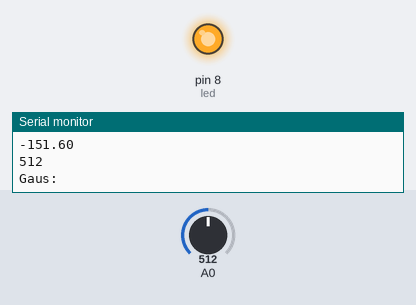
Bench run of a sketch on a simulated Arduino Uno, built with avr-gcc and run on an emulated ATmega328P. Shown: output pins drawn as LEDs (lit = HIGH), the last lines printed to the serial monitor. Inputs (shaded band) come from the test bench; at power-on: A0 = 512.

Above: at 1.2 s.
1.3 s: A0 set to 548
2.8 s: A0 set to 565
At 3.3 s:
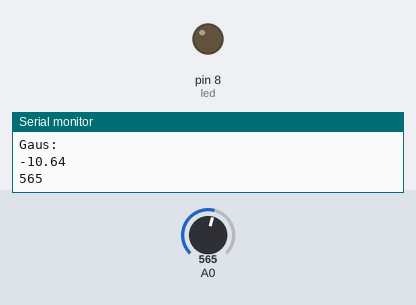
4.3 s: A0 set to 585
At 4.6 s:
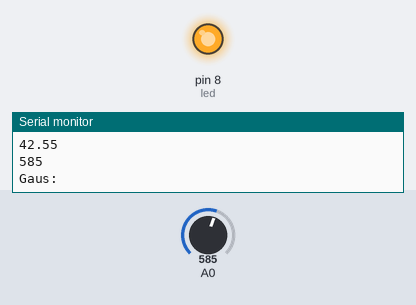
Timing chart, 0 to 7.3 s (numbered marks = the images above; inputs shaded):
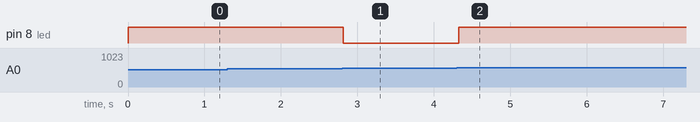

The sketch:

hallEffect.ino
```cpp
#include <SPI.h>
#include <Wire.h>
//#include <Adafruit_GFX.h>
//#include <Adafruit_SSD1306.h>
int led = 8 ;
int rawvalue;
//#define SCREEN_WIDTH 128 // OLED display width, in pixels
//#define SCREEN_HEIGHT 64 // OLED display height, in pixels
//
//// Declaration for SSD1306 display connected using software SPI (default case):
//#define OLED_MOSI   9
//#define OLED_CLK   10
//#define OLED_DC    11
//#define OLED_CS    12
//#define OLED_RESET 13
//Adafruit_SSD1306 display(SCREEN_WIDTH, SCREEN_HEIGHT,
//  OLED_MOSI, OLED_CLK, OLED_DC, OLED_RESET, OLED_CS);
//
//char ADCSHOW[5];//initializing a character of size 5 for showing the ADC result
//
//const unsigned char zmaj [] PROGMEM = {
//  // 'zmaj7 60x60, 128x64px
//  0xff, 0xff, 0xff, 0xff, 0xff, 0xff, 0xff, 0xff, 0xff, 0xff, 0xff, 0xff, 0xff, 0xff, 0xff, 0xff,
//  0xff, 0xff, 0xff, 0xff, 0xff, 0xff, 0xff, 0xff, 0xff, 0xff, 0xff, 0xff, 0xff, 0xff, 0xff, 0xff,
//  0xff, 0xff, 0xff, 0xff, 0xff, 0xff, 0xff, 0xff, 0xff, 0xff, 0xff, 0xff, 0xff, 0xff, 0xff, 0xff,
//  0xff, 0xff, 0xff, 0xff, 0xff, 0xff, 0xff, 0xff, 0xff, 0xff, 0xff, 0xff, 0xff, 0xff, 0xff, 0xff,
//  0xff, 0xff, 0xff, 0xff, 0xff, 0xff, 0xff, 0xff, 0xff, 0xff, 0xff, 0xff, 0xff, 0xff, 0xff, 0xff,
//  0xff, 0xff, 0xff, 0xff, 0xff, 0xff, 0xff, 0xff, 0xff, 0xff, 0xff, 0xff, 0xff, 0xff, 0xff, 0xff,
//  0xff, 0xff, 0xff, 0xff, 0xff, 0xff, 0xff, 0xff, 0xff, 0xff, 0xff, 0xff, 0xff, 0xff, 0xff, 0xff,
//  0xff, 0xff, 0xff, 0xff, 0xff, 0xff, 0xff, 0xff, 0xff, 0xff, 0xff, 0xff, 0xff, 0xff, 0xff, 0xff,
//  0xff, 0xff, 0xff, 0xff, 0xff, 0xff, 0xff, 0xff, 0x80, 0x00, 0xff, 0xff, 0xff, 0xff, 0xff, 0xff,
//  0xff, 0xff, 0xff, 0xff, 0xff, 0xff, 0xff, 0xff, 0x7f, 0xff, 0x7f, 0xff, 0xff, 0xff, 0xff, 0xff,
//  0xff, 0xff, 0xff, 0xff, 0xff, 0xff, 0xff, 0xfe, 0x80, 0x00, 0xbf, 0xff, 0xff, 0xff, 0xff, 0xff,
//  0xff, 0xff, 0xff, 0xff, 0xff, 0xff, 0xff, 0xfd, 0x00, 0x00, 0x5f, 0xff, 0xff, 0xff, 0xff, 0xff,
//  0xff, 0xff, 0xff, 0xff, 0xff, 0xff, 0xff, 0xfa, 0x04, 0x00, 0x2f, 0xff, 0xff, 0xff, 0xff, 0xff,
//  0xff, 0xff, 0xff, 0xff, 0xff, 0xff, 0xff, 0xfa, 0x0c, 0x00, 0x2f, 0xff, 0xff, 0xff, 0xff, 0xff,
//  0xff, 0xff, 0xff, 0xff, 0xff, 0xff, 0xff, 0xfa, 0x00, 0x00, 0x2f, 0xff, 0xff, 0xff, 0xff, 0xff,
//  0xff, 0xff, 0xff, 0xff, 0xff, 0xff, 0xff, 0xfa, 0x00, 0x00, 0x2f, 0xff, 0xff, 0xff, 0xff, 0xff,
//  0xff, 0xff, 0xff, 0xff, 0xff, 0xff, 0xff, 0xfa, 0x00, 0x00, 0x2f, 0xff, 0xff, 0xff, 0xff, 0xff,
//  0xff, 0xff, 0xff, 0xff, 0xff, 0xff, 0xff, 0xfa, 0x80, 0x00, 0x2f, 0xff, 0xff, 0xff, 0xff, 0xff,
//  0xff, 0xff, 0xff, 0xff, 0xff, 0xff, 0xff, 0xfa, 0x40, 0x00, 0x2f, 0xff, 0xff, 0xff, 0xff, 0xff,
//  0xff, 0xff, 0xff, 0xff, 0xff, 0xff, 0xff, 0xfa, 0x80, 0x60, 0x2f, 0xff, 0xff, 0xff, 0xff, 0xff,
//  0xff, 0xff, 0xff, 0xff, 0xff, 0xff, 0xff, 0xfa, 0x80, 0x30, 0x2f, 0xff, 0xff, 0xff, 0xff, 0xff,
//  0xff, 0xff, 0xff, 0xff, 0xff, 0xe2, 0x3f, 0xfa, 0x80, 0x0f, 0xcf, 0xff, 0xff, 0xff, 0xff, 0xff,
//  0xff, 0xff, 0xff, 0xff, 0xff, 0xed, 0xbf, 0xf4, 0x80, 0x00, 0x2f, 0xff, 0xff, 0xff, 0xff, 0xff,
//  0xff, 0xff, 0xff, 0xff, 0xff, 0xd9, 0x3f, 0xe9, 0x80, 0x00, 0x5f, 0xff, 0xff, 0xff, 0xff, 0xff,
//  0xff, 0xff, 0xff, 0xff, 0xff, 0xa2, 0xff, 0xd3, 0x00, 0xff, 0xbf, 0xff, 0xff, 0xff, 0xff, 0xff,
//  0xff, 0xff, 0xff, 0xff, 0xff, 0x85, 0xff, 0xa6, 0x01, 0x00, 0x7f, 0xff, 0xff, 0xff, 0xff, 0xff,
//  0xff, 0xff, 0xff, 0xff, 0xff, 0x85, 0xff, 0x4c, 0x02, 0xff, 0xff, 0xff, 0xff, 0xff, 0xff, 0xff,
//  0xff, 0xff, 0xff, 0xff, 0xff, 0x85, 0xfe, 0x98, 0x03, 0xff, 0xff, 0xff, 0xff, 0xff, 0xff, 0xff,
//  0xff, 0xff, 0xff, 0xff, 0xff, 0x85, 0xfd, 0x30, 0x02, 0xff, 0xff, 0xff, 0xff, 0xff, 0xff, 0xff,
//  0xff, 0xff, 0xff, 0xff, 0xff, 0x82, 0x02, 0x60, 0x02, 0xff, 0xff, 0xff, 0xff, 0xff, 0xff, 0xff,
//  0xff, 0xff, 0xff, 0xff, 0xff, 0xa1, 0xfc, 0x80, 0x01, 0x0f, 0xff, 0xff, 0xff, 0xff, 0xff, 0xff,
//  0xff, 0xff, 0xff, 0xff, 0xff, 0xd0, 0x41, 0x80, 0x00, 0xf7, 0xff, 0xff, 0xff, 0xff, 0xff, 0xff,
//  0xff, 0xff, 0xff, 0xff, 0xff, 0xe8, 0xbe, 0x00, 0x04, 0x0b, 0xff, 0xff, 0xff, 0xff, 0xff, 0xff,
//  0xff, 0xff, 0xff, 0xff, 0xff, 0xf4, 0x40, 0x00, 0x0b, 0xc3, 0xff, 0xff, 0xff, 0xff, 0xff, 0xff,
//  0xff, 0xff, 0xff, 0xff, 0xff, 0xfa, 0x00, 0x00, 0x05, 0x23, 0xff, 0xff, 0xff, 0xff, 0xff, 0xff,
//  0xff, 0xff, 0xff, 0xff, 0xff, 0xfa, 0x00, 0x00, 0x47, 0xcf, 0xff, 0xff, 0xff, 0xff, 0xff, 0xff,
//  0xff, 0xff, 0xff, 0xff, 0xff, 0xfa, 0x00, 0x00, 0x87, 0x8f, 0xff, 0xff, 0xff, 0xff, 0xff, 0xff,
//  0xff, 0xff, 0xff, 0xff, 0xff, 0xfd, 0x00, 0x00, 0x8b, 0xff, 0xff, 0xff, 0xff, 0xff, 0xff, 0xff,
//  0xff, 0xff, 0xff, 0xff, 0xff, 0xfc, 0x80, 0x00, 0x97, 0xff, 0xff, 0xff, 0xff, 0xff, 0xff, 0xff,
//  0xff, 0xff, 0xff, 0xff, 0xff, 0xff, 0x4c, 0x01, 0xaf, 0xff, 0xff, 0xff, 0xff, 0xff, 0xff, 0xff,
//  0xff, 0xff, 0xff, 0xff, 0xff, 0xff, 0xa6, 0x03, 0x5f, 0xff, 0xff, 0xff, 0xff, 0xff, 0xff, 0xff,
//  0xff, 0xff, 0xff, 0xff, 0xff, 0xff, 0xd3, 0x04, 0x7f, 0xff, 0xff, 0xff, 0xff, 0xff, 0xff, 0xff,
//  0xff, 0xff, 0xff, 0xff, 0xff, 0xff, 0xe9, 0x8c, 0x7f, 0xff, 0xff, 0xff, 0xff, 0xff, 0xff, 0xff,
//  0xff, 0xff, 0xff, 0xff, 0xff, 0xff, 0xf4, 0x88, 0x7f, 0xff, 0xff, 0xff, 0xff, 0xff, 0xff, 0xff,
//  0xff, 0xff, 0xff, 0xff, 0xff, 0xff, 0xfa, 0x90, 0x53, 0xff, 0xff, 0xff, 0xff, 0xff, 0xff, 0xff,
//  0xff, 0xff, 0xff, 0xff, 0xff, 0xff, 0xfa, 0x90, 0x3d, 0xff, 0xff, 0xff, 0xff, 0xff, 0xff, 0xff,
//  0xff, 0xff, 0xff, 0xff, 0xff, 0xff, 0xf8, 0x8a, 0x05, 0xff, 0xff, 0xff, 0xff, 0xff, 0xff, 0xff,
//  0xff, 0xff, 0xff, 0xff, 0xff, 0xff, 0xf8, 0x87, 0x02, 0xff, 0xff, 0xff, 0xff, 0xff, 0xff, 0xff,
//  0xff, 0xff, 0xff, 0xff, 0xff, 0xff, 0xfa, 0x01, 0xff, 0x7f, 0xff, 0xff, 0xff, 0xff, 0xff, 0xff,
//  0xff, 0xff, 0xff, 0xff, 0xff, 0xff, 0xf9, 0x00, 0x81, 0x7f, 0xff, 0xff, 0xff, 0xff, 0xff, 0xff,
//  0xff, 0xff, 0xff, 0xff, 0xff, 0xff, 0xfc, 0xff, 0x9f, 0xff, 0xff, 0xff, 0xff, 0xff, 0xff, 0xff,
//  0xff, 0xff, 0xff, 0xff, 0xff, 0xff, 0xfe, 0x00, 0x5f, 0xff, 0xff, 0xff, 0xff, 0xff, 0xff, 0xff,
//  0xff, 0xff, 0xff, 0xff, 0xff, 0xff, 0xff, 0xff, 0xff, 0xff, 0xff, 0xff, 0xff, 0xff, 0xff, 0xff,
//  0xff, 0xff, 0xff, 0xff, 0xff, 0xff, 0xff, 0xff, 0xff, 0xff, 0xff, 0xff, 0xff, 0xff, 0xff, 0xff,
//  0xff, 0xff, 0xff, 0xff, 0xff, 0xff, 0xff, 0xff, 0xff, 0xff, 0xff, 0xff, 0xff, 0xff, 0xff, 0xff,
//  0xff, 0xff, 0xff, 0xff, 0xff, 0xff, 0xff, 0xff, 0xff, 0xff, 0xff, 0xff, 0xff, 0xff, 0xff, 0xff,
//  0xff, 0xff, 0xff, 0xff, 0xff, 0xff, 0xff, 0xff, 0xff, 0xff, 0xff, 0xff, 0xff, 0xff, 0xff, 0xff,
//  0xff, 0xff, 0xff, 0xff, 0xff, 0xff, 0xff, 0xff, 0xff, 0xff, 0xff, 0xff, 0xff, 0xff, 0xff, 0xff,
//  0xff, 0xff, 0xff, 0xff, 0xff, 0xff, 0xff, 0xff, 0xff, 0xff, 0xff, 0xff, 0xff, 0xff, 0xff, 0xff,
//  0xff, 0xff, 0xff, 0xff, 0xff, 0xff, 0xff, 0xff, 0xff, 0xff, 0xff, 0xff, 0xff, 0xff, 0xff, 0xff,
//  0xff, 0xff, 0xff, 0xff, 0xff, 0xff, 0xff, 0xff, 0xff, 0xff, 0xff, 0xff, 0xff, 0xff, 0xff, 0xff,
//  0xff, 0xff, 0xff, 0xff, 0xff, 0xff, 0xff, 0xff, 0xff, 0xff, 0xff, 0xff, 0xff, 0xff, 0xff, 0xff,
//  0xff, 0xff, 0xff, 0xff, 0xff, 0xff, 0xff, 0xff, 0xff, 0xff, 0xff, 0xff, 0xff, 0xff, 0xff, 0xff,
//  0xff, 0xff, 0xff, 0xff, 0xff, 0xff, 0xff, 0xff, 0xff, 0xff, 0xff, 0xff, 0xff, 0xff, 0xff, 0xff
//};
void setup()

{
 pinMode (led, OUTPUT);
 Serial.begin(9600);

//  // SSD1306_SWITCHCAPVCC = generate display voltage from 3.3V internally
//  if(!display.begin(SSD1306_SWITCHCAPVCC)) {
//    Serial.println(F("SSD1306 allocation failed"));
//    for(;;); // Don't proceed, loop forever
//  }
//  display.clearDisplay();
//  display.drawBitmap(0, 0,zmaj, 128, 64, WHITE); // display.drawBitmap(x position, y position, bitmap data, bitmap width, bitmap height, color)
//  display.display();
//  delay(3000);
//  display.clearDisplay();
//  display.setCursor(20,0);
//  display.setTextSize(2);
//  display.setTextColor(WHITE);
//  display.println("Magnetic");
//  display.setCursor(35,22);
//  display.setTextSize(2);
//  display.print("Field");
//  display.setCursor(35,44);
//  display.setTextSize(2);
//  display.print("Meter");
//  display.display();
//  delay(3000);
}

void loop()
{
rawvalue = analogRead(A0);
Serial.println(rawvalue);


   if (rawvalue > 575  ||  rawvalue < 565 )
  {
    digitalWrite (led, HIGH);
  }
  else
  {
    digitalWrite (led, LOW);


  }
//   display.clearDisplay();
//  display.setCursor(35,5);
//  display.setTextSize(2);
//  display.setTextColor(WHITE);
  Serial.println("Gaus: " );

 String ADCVALUE = String((analogRead(A0)-569)/0.376);
 Serial.println(ADCVALUE);

 /* Now since the default reference if 5V and resolution is 10bit so for every 5/1024 = 5mV, we get one increment is count, The sensor provides increment voltage of 1.3mV for every 1Gauss increment if field. So we need to divide ADC value by 3.76 for getting the gauss value, now the 0 gauss output of sensor is 2.5V so we need to subtract that first. To hold a 0V read at 0Gauss field. */
 // Convert the reading to a char array

//                ADCVALUE.toCharArray(ADCSHOW, 5);

//   display.setCursor(20,30);
//  display.setTextSize(4);
//  display.print(ADCSHOW);
//  display.display();
//  delay(100);

}
```

Measured:
- the behaviour switches between 564 and 565 on A0 (found by bisection; images 0 and 1)
- after the input at 2.8 s, pin 8 (led): HIGH → LOW at once
- after the input at 4.3 s, pin 8 (led): LOW → HIGH at once
